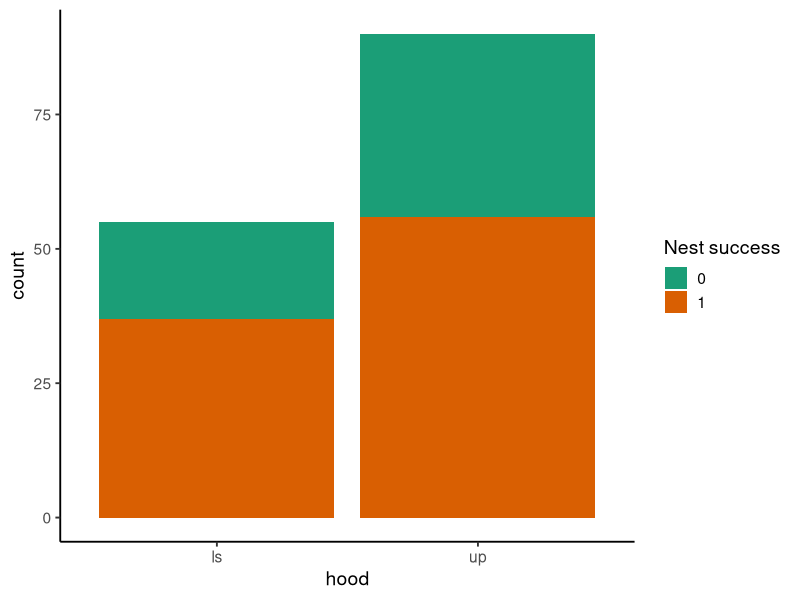
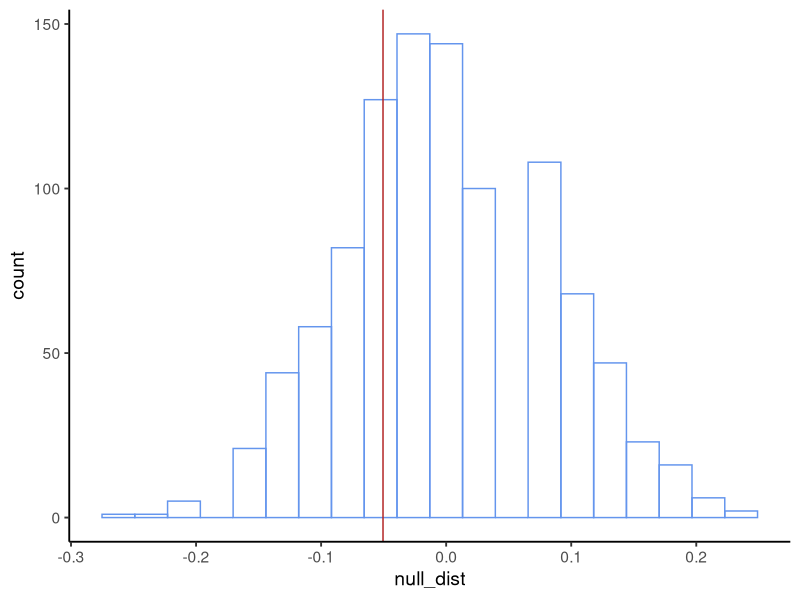
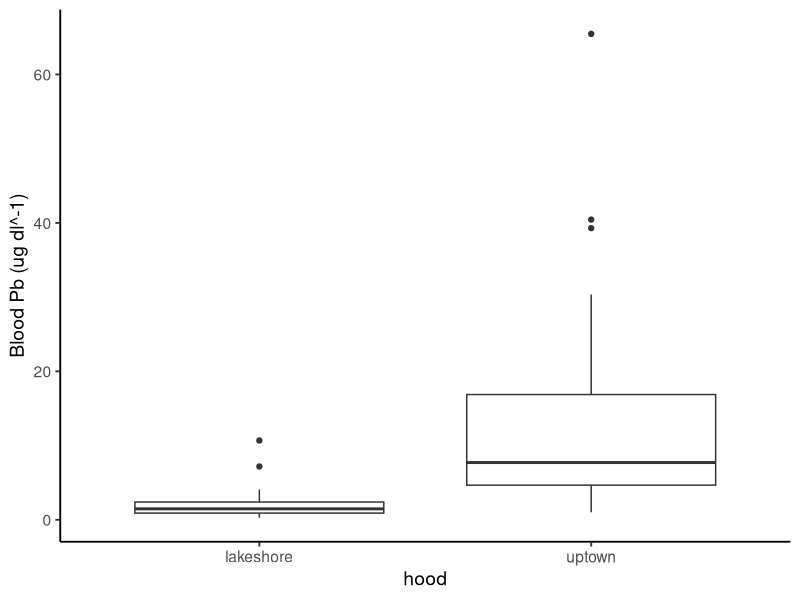
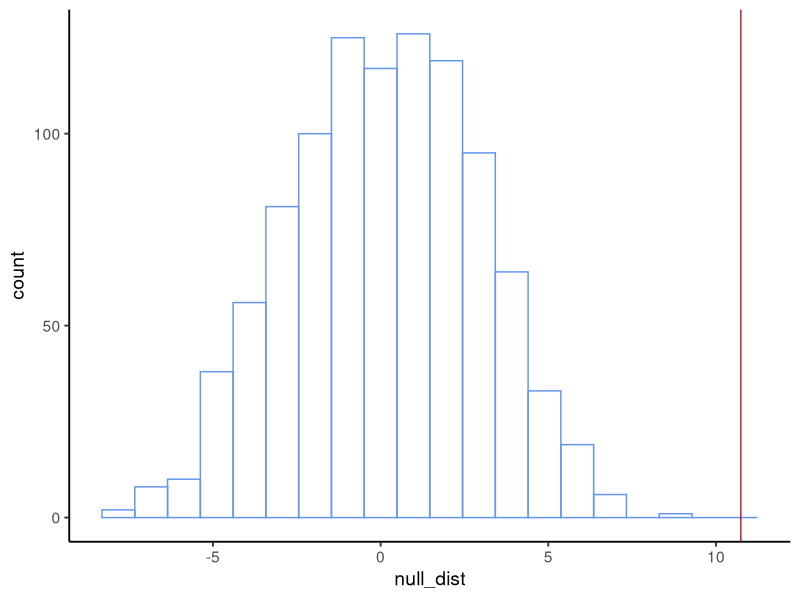
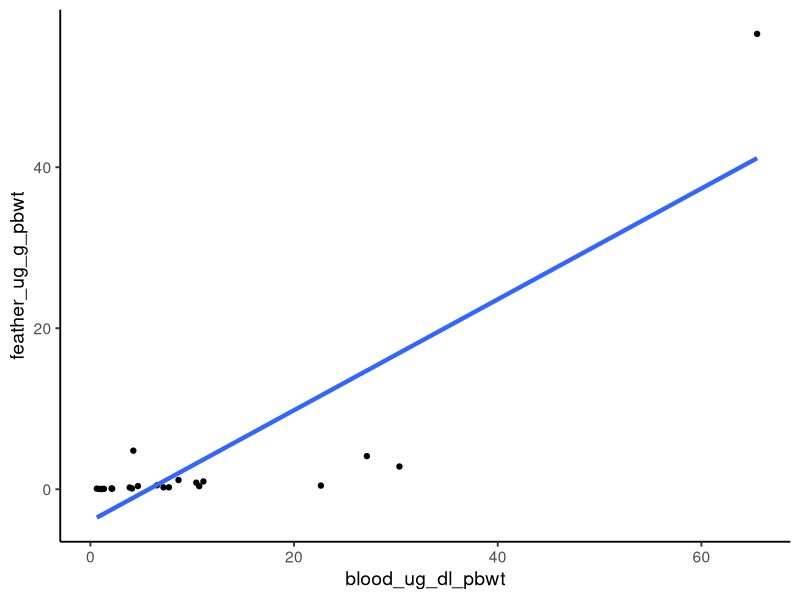
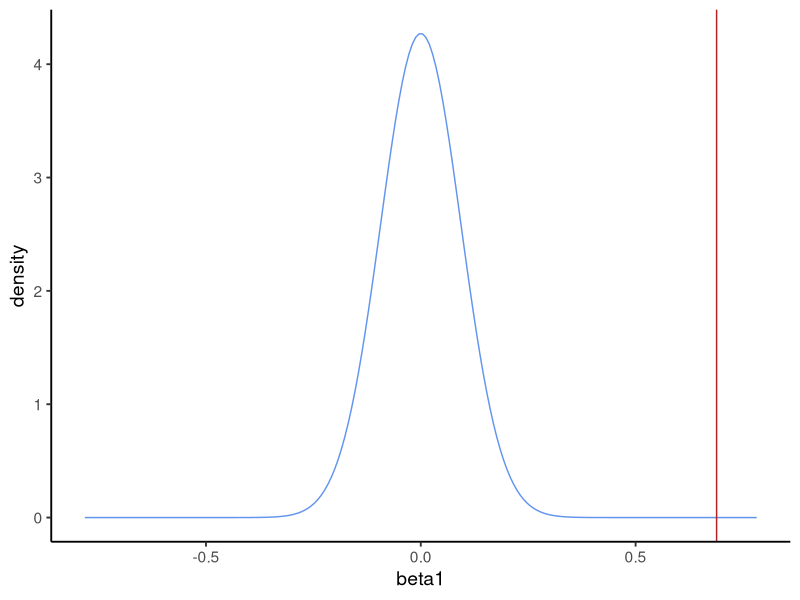
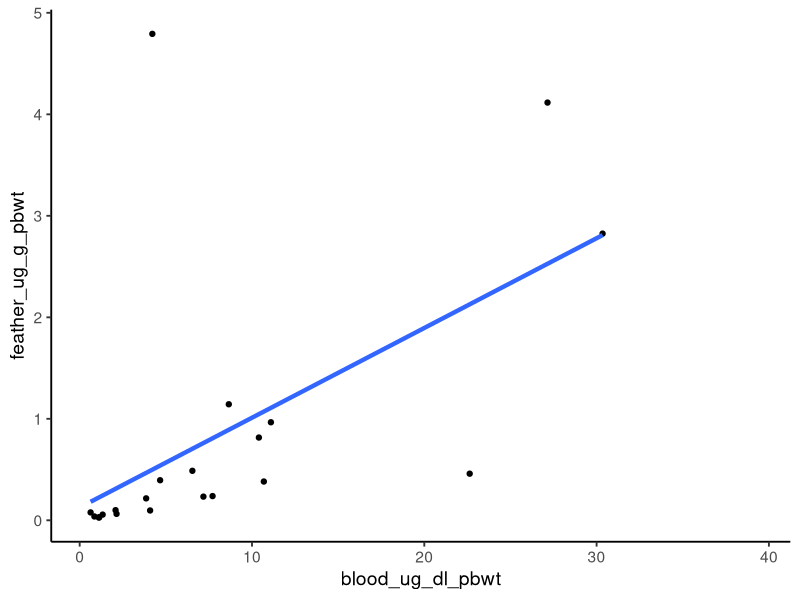
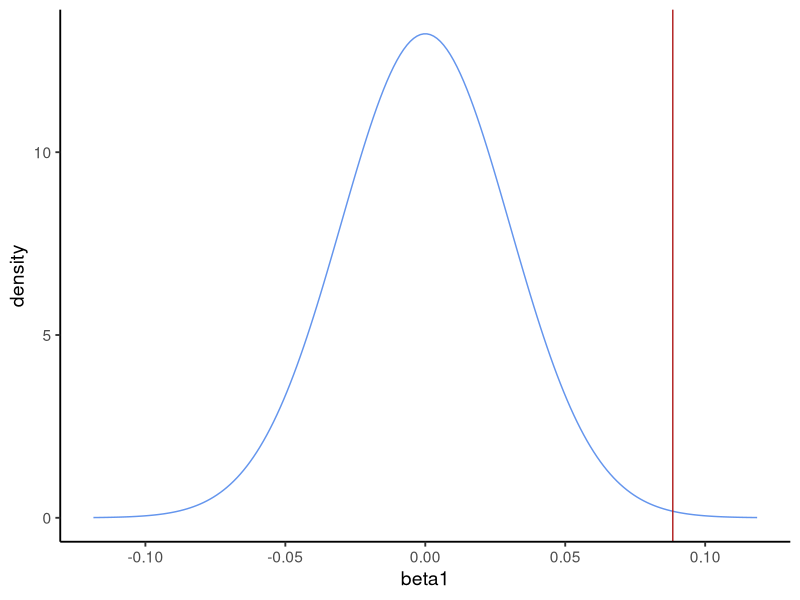

Here is the R script that generated these plots, in order:
## ---- chunk 1
#| label: setup
#| include: false

library(tidyverse)
theme_set(theme_classic(14))

## ---- chunk 2
#| label: load-data

nest_data <- read_csv("data/NOMO_Nest_Data.csv") %>% 
  filter(hood %in% c("up", "ls"))

nestlingpb_data <- read_csv("data/NestlingPb.csv") %>% 
  filter(hood %in% c("uptown", "lakeshore"))

## ---- chunk 3
#| label: visualize-success

ggplot(nest_data, aes(hood, fill = factor(bin.status))) +
  geom_bar() +
  scale_fill_brewer("Nest success", palette = "Dark2")

## ---- chunk 4
#| label: point-estimate-success

nest_success <- nest_data %>% 
  group_by(hood) %>% 
  summarize(prop = sum(bin.status) / n())

point_estimate_success <- nest_success$prop[2] - nest_success$prop[1]

point_estimate_success

## ---- chunk 5
#| label: randomization-success

null_dist <- replicate(1000, {
  nest_success <- nest_data %>% 
    mutate(hood = sample(hood, n())) %>% 
    group_by(hood) %>% 
    summarize(prop = sum(bin.status) / n())
  
  point_estimate_success <- nest_success$prop[2] - nest_success$prop[1]
  
  point_estimate_success
})

ggplot(tibble(null_dist), aes(null_dist)) +
  geom_histogram(bins = 20, color = "cornflowerblue", fill = NA) +
  geom_vline(xintercept = point_estimate_success, color = "firebrick")

## ---- chunk 6
#| label: pval-success

sum(abs(null_dist) > abs(point_estimate_success)) / length(null_dist)

## ---- chunk 7
#| label: visualize-bloodpb

ggplot(nestlingpb_data, aes(hood, blood_ug_dl_pbwt)) +
  geom_boxplot() +
  labs(y = "Blood Pb (ug dl^-1)")

## ---- chunk 8
#| label: point-estimate-bloodpb

bloodpb <- nestlingpb_data %>% 
  group_by(hood) %>% 
  summarize(mean = mean(blood_ug_dl_pbwt))

point_estimate_bloodpb <- bloodpb$mean[2] - bloodpb$mean[1]

point_estimate_bloodpb

## ---- chunk 9
#| label: randomization-bloodpb

null_dist <- replicate(1000, {
  bloodpb <- nestlingpb_data %>% 
    mutate(hood = sample(hood, n())) %>% 
    group_by(hood) %>% 
    summarize(mean = mean(blood_ug_dl_pbwt))
  
  point_estimate_bloodpb <- bloodpb$mean[2] - bloodpb$mean[1]
  
  point_estimate_bloodpb
})

ggplot(tibble(null_dist), aes(null_dist)) +
  geom_histogram(bins = 20, color = "cornflowerblue", fill = NA) +
  geom_vline(xintercept = point_estimate_bloodpb, color = "firebrick")

## ---- chunk 10
#| label: pval-bloodpb

sum(abs(null_dist) > abs(point_estimate_bloodpb)) / length(null_dist)
## ---- chunk 11
#| label: blood-feathers-visualization

ggplot(nestlingpb_data, aes(blood_ug_dl_pbwt, feather_ug_g_pbwt)) +
  geom_point() +
  geom_smooth(method = "lm", se = FALSE, linewidth = 1.5)
## ---- chunk 12
#| label: blood-feathers-lm

blood_feathers_lm <- lm(feather_ug_g_pbwt ~ blood_ug_dl_pbwt,
                        nestlingpb_data)
summary(blood_feathers_lm)

## ---- chunk 13
#| label: blood-feathers-null

beta1_estimate <- summary(blood_feathers_lm)$coefficients[2, 1]
beta1_se <- summary(blood_feathers_lm)$coefficients[2, 2]
tibble(beta1 = seq(-(beta1_estimate + beta1_se),
                   beta1_estimate + beta1_se,
                   length.out = 200),
       density = dnorm(beta1, mean = 0, sd = beta1_se)) %>% 
  ggplot(aes(beta1, density)) +
  geom_line(color = "cornflowerblue") +
  geom_vline(xintercept = beta1_estimate, color = "firebrick")

## ---- chunk 14
#| label: blood-feathers-pval

pval <- 2 * pnorm(-abs(beta1_estimate), mean = 0, sd = beta1_se)
pval

## ---- chunk 15
#| label: remove-outlier

no_outlier <- nestlingpb_data %>% 
  filter(blood_ug_dl_pbwt < 40)

ggplot(no_outlier, aes(blood_ug_dl_pbwt, feather_ug_g_pbwt)) +
  geom_point() +
  geom_smooth(method = "lm", se = FALSE, linewidth = 1.5)

blood_feathers_lm2 <- lm(feather_ug_g_pbwt ~ blood_ug_dl_pbwt,
                         no_outlier)
summary(blood_feathers_lm2)

beta1_estimate <- summary(blood_feathers_lm2)$coefficients[2, 1]
beta1_se <- summary(blood_feathers_lm2)$coefficients[2, 2]
tibble(beta1 = seq(-(beta1_estimate + beta1_se),
                   beta1_estimate + beta1_se,
                   length.out = 200),
       density = dnorm(beta1, mean = 0, sd = beta1_se)) %>% 
  ggplot(aes(beta1, density)) +
  geom_line(color = "cornflowerblue") +
  geom_vline(xintercept = beta1_estimate, color = "firebrick")

pval <- 2 * pnorm(-abs(beta1_estimate), mean = 0, sd = beta1_se)
pval

## ---- chunk 16
#| label: blood-feather-pop

# Simulate the population
# Extract our estimates for beta0, beta1, and sigma (i.e., the SD of the data
# around the mean response)
beta0_estimate <- summary(blood_feathers_lm2)$coefficients[1,1]
beta1_estimate <- summary(blood_feathers_lm2)$coefficients[2,1]
sigma <- summary(blood_feathers_lm2)$sigma
blood_feather_pop <- tibble(
  # Predictor (uniformly distributed)
  blood_ug_dl_pbwt = runif(1e4, 
                           min(no_outlier$blood_ug_dl_pbwt),
                           max(no_outlier$blood_ug_dl_pbwt)),
  # Mean response
  mean_feather_ug_g_pbwt = beta0_estimate + beta1_estimate * blood_ug_dl_pbwt,
  # Simulated response (mean and standard deviation accounted for)
  feather_ug_g_pbwt = rnorm(1e4, mean = mean_feather_ug_g_pbwt, sd = sigma)
)

# Visualize
ggplot(blood_feather_pop, aes(blood_ug_dl_pbwt, feather_ug_g_pbwt)) +
  geom_point(shape = 21)

# Verify the simulated population's coefficients match the inputs
c(beta0_estimate, beta1_estimate)
summary(lm(feather_ug_g_pbwt ~ blood_ug_dl_pbwt, blood_feather_pop))

## ---- chunk 17
#| label: blood-feather-ci

# Draw a sample
blood_feather_sample <- sample_n(blood_feather_pop, 21)
# Calculate the point estimate and standard error
sample_lm <- lm(feather_ug_g_pbwt ~ blood_ug_dl_pbwt, blood_feather_sample)
pe <- summary(sample_lm)$coefficients[2, 1]
se <- summary(sample_lm)$coefficients[2, 2]
# Construct the confidence interval
sample_ci <- c(point_estimate = pe,
               ci95_lower = pe - 1.96 * se,
               ci95_upper = pe + 1.96 * se)
sample_ci

## ---- chunk 18
#| label: repeat-ci

repeat_ci <- replicate(100, {
  blood_feather_sample <- sample_n(blood_feather_pop, 21)
  sample_lm <- lm(feather_ug_g_pbwt ~ blood_ug_dl_pbwt, blood_feather_sample)
  pe <- summary(sample_lm)$coefficients[2, 1]
  se <- summary(sample_lm)$coefficients[2, 2]
  sample_ci <- c(point_estimate = pe,
                 ci95_lower = pe - 1.96 * se,
                 ci95_upper = pe + 1.96 * se)
  sample_ci
})

tibble(point_estimate = repeat_ci[1, ],
       ci95_lower = repeat_ci[2, ],
       ci95_upper = repeat_ci[3, ],
       ci = 1:100) %>% 
  mutate(valid = beta1_estimate >= ci95_lower & 
           beta1_estimate <= ci95_upper) %>% 
  ggplot() +
  geom_pointrange(aes(x = point_estimate, 
                      xmin = ci95_lower,
                      xmax = ci95_upper,
                      y = ci,
                      color = valid)) +
  geom_vline(xintercept = beta1_estimate, color = "firebrick")
